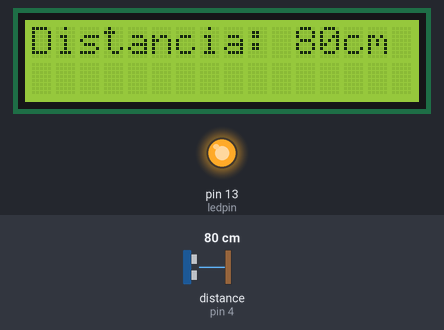
A sketch run on a simulated Arduino Uno, built with avr-gcc and run on an emulated ATmega328P. On the bench: 16×2 character LCD, output pins drawn as LEDs (lit = HIGH). Wiring (inferred from the names in the program): ultrasonic range finder: trigger pin 5; echo pin 4. The test bench sets the inputs (shaded band); at power-on: distance to the obstacle (sensor on pin 4) 80 cm. The echo pulse lasts 58.3 µs per cm; pins used as bus, display or sensor lines are not drawn; what the sketch prints to the serial monitor is not drawn.

Above: at 1.2 s.
1.3 s: distance to the obstacle (sensor on pin 4) set to 54 cm
At 2.3 s:
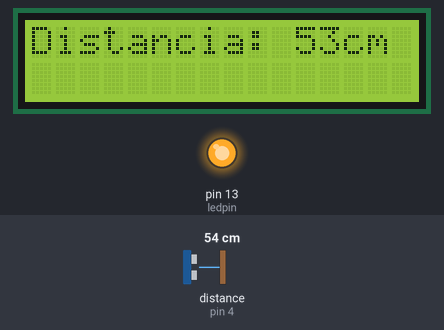
2.8 s: distance to the obstacle (sensor on pin 4) set to 48 cm
At 3.2 s:
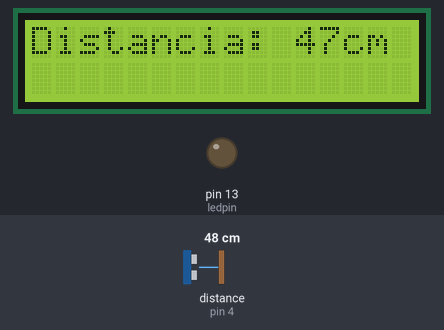
4.3 s: distance to the obstacle (sensor on pin 4) set to 120 cm
At 5.3 s:
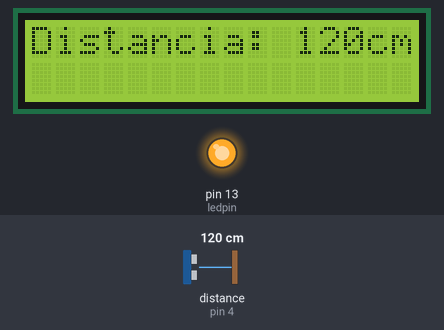
7.3 s: distance to the obstacle (sensor on pin 4) set to 2 cm
At 8.3 s:
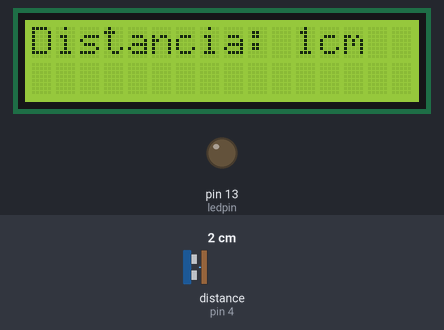
10.3 s: distance to the obstacle (sensor on pin 4) set to 4 cm
At 11.6 s:
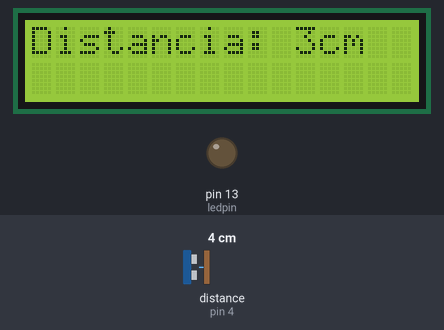
13.3 s: distance to the obstacle (sensor on pin 4) set to 9 cm
At 13.8 s:
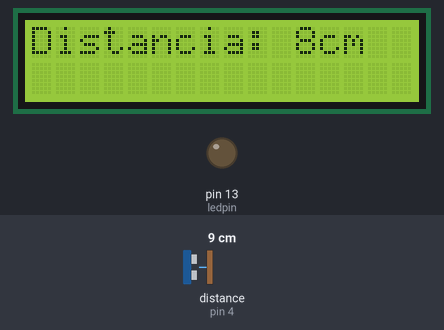
Timing chart, 0 to 16.3 s (numbered marks = the images above; inputs shaded):
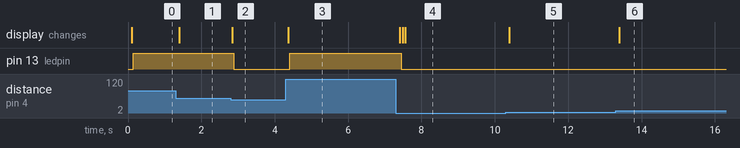

Measured:
- the behaviour switches between 51 and 50 cm on distance to the obstacle (sensor on pin 4) (found by bisection; images 1 and 2)
- after the input at 1.3 s, the display: changes after 0.09 s (image 1)
- after the input at 2.8 s, pin 13 (ledpin): HIGH → LOW after 0.09 s; the display: changes at once (image 2)
- after the input at 4.3 s, pin 13 (ledpin): LOW → HIGH after 0.11 s; the display: changes after 0.06 s (image 3)
- after the input at 7.3 s, pin 13 (ledpin): HIGH → LOW after 0.15 s; the display: changes after 0.10 s (image 4)
- after the input at 10.3 s, the display: changes after 0.09 s (image 5)
- after the input at 13.3 s, the display: changes after 0.09 s (image 6)

The sketch:

Metro_Digital.ino
```cpp
//I2C LCD:
#include <Wire.h>
#include <LiquidCrystal_I2C.h>
// LCD I2C address
LiquidCrystal_I2C lcd(0x3F, 2, 1, 0, 4, 5, 6, 7, 3, POSITIVE);

int inputPin=4; // pin to read signal from sensor
int outputPin=5; // pin to send  signal to sensor
int ledpin=13;

void setup() {
        Serial.begin(9600);
        lcd.begin(16,2);
        pinMode(ledpin,OUTPUT);
        pinMode(inputPin, INPUT);
        pinMode(outputPin, OUTPUT);
}

void loop(){
        digitalWrite(outputPin, LOW);
        delayMicroseconds(2);
        digitalWrite(outputPin, HIGH);
        delayMicroseconds(10);
        digitalWrite(outputPin, LOW);
        int distance = pulseIn(inputPin, HIGH);
        distance= distance/58;
        Serial.println(distance); //print distance value in cm
        lcd.setCursor(0, 0);
        lcd.print("                ");
        lcd.setCursor(0, 0);
        lcd.print("Distancia: ");
        lcd.print(distance);
        lcd.print("cm");
        lcd.setCursor(0,1);
        lcd.print("");
        delay(50);
        if (distance >=50)
        {// light up LED if distance more than 50cm
                digitalWrite(ledpin,HIGH);
        }// turn off LED if distance less than 50cm
        else
                digitalWrite(ledpin,LOW);
}
```
